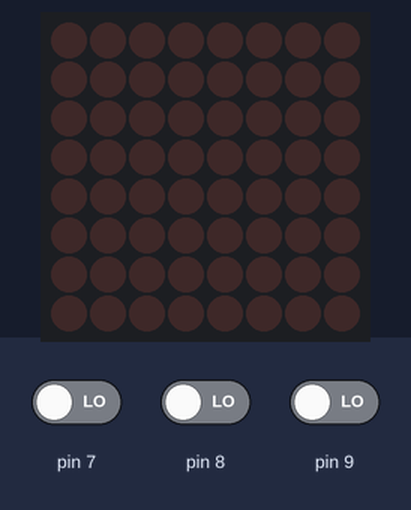
The sketch below on a simulated Arduino Uno, built with avr-gcc and run on an emulated ATmega328P. Shown: 8×8 LED matrix. The test bench sets the inputs (shaded band); at power-on: pin 7 LOW, pin 9 LOW, pin 8 LOW. What the sketch prints to the serial monitor is not drawn.

Above: at 1.2 s.
1.3 s: pin 7 driven HIGH
2.8 s: pin 9 driven HIGH
At 3.8 s:
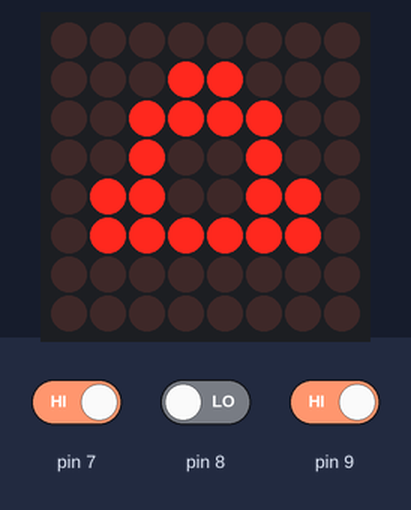
4.3 s: pin 8 driven HIGH
At 4.9 s:
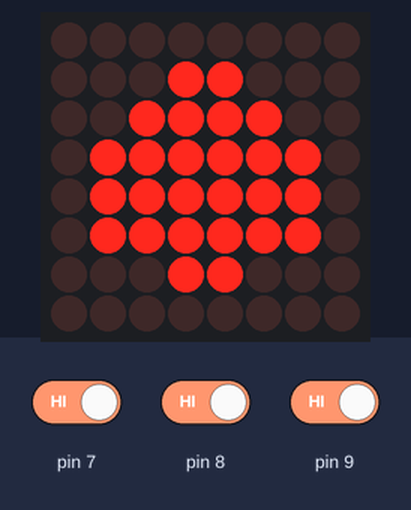
5.8 s: pin 7 driven LOW
At 7.1 s:
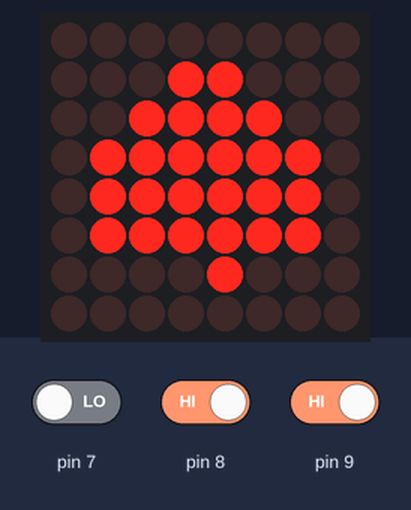
Timing chart, 0 to 7.8 s (numbered marks = the images above; inputs shaded):
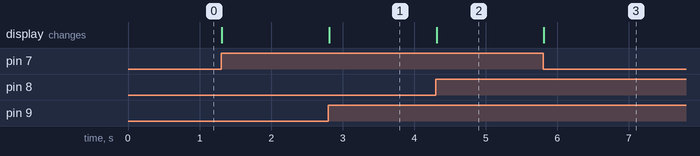

Measured:
- after the input at 2.8 s, the display: changes at once (image 1)
- after the input at 4.3 s, the display: changes at once (image 2)
- after the input at 5.8 s, the display: changes at once (image 3)

The sketch:

indicator.ino
```cpp
#include <LedControl.h>
LedControl matrice(12,11,10,1);


void setup() {
  // put your setup code here, to run once:
    Serial.begin(9600);
    matrice.shutdown(0, false);

    pinMode(7,INPUT);
    pinMode(8,INPUT);
    pinMode(9,INPUT);
   }


void loop() {
  // put your main code here, to run repeatedly:

    int boutongauche = digitalRead(7);
    int boutondroite = digitalRead(8);
    int boutonwarning = digitalRead(9);
    Serial.println(boutongauche);
    Serial.println(boutondroite);
    Serial.println(boutonwarning);
     if (boutongauche == 1){
        matrice.setLed(0, 1, 3, true);
        matrice.setLed(0, 2, 2, true);
        matrice.setLed(0, 2, 3, true);
        matrice.setLed(0, 3, 1, true);
        matrice.setLed(0, 3, 2, true);
        matrice.setLed(0, 3, 3, true);
        matrice.setLed(0, 3, 4, true);
        matrice.setLed(0, 3, 5, true);
        matrice.setLed(0, 3, 6, true);
        matrice.setLed(0, 4, 1, true);
        matrice.setLed(0, 4, 2, true);
        matrice.setLed(0, 4, 3, true);
        matrice.setLed(0, 4, 4, true);
        matrice.setLed(0, 4, 5, true);
        matrice.setLed(0, 4, 6, true);
        matrice.setLed(0, 5, 2, true);
        matrice.setLed(0, 5, 2, true);
        matrice.setLed(0, 6, 3, true);

        }
     if (boutongauche == 0){
        matrice.clearDisplay(0);  }
             if (boutondroite == 1){
        matrice.setLed(0, 1, 4, true);
        matrice.setLed(0, 2, 4, true);
        matrice.setLed(0, 2, 5, true);
        matrice.setLed(0, 3, 1, true);
        matrice.setLed(0, 3, 2, true);
        matrice.setLed(0, 3, 3, true);
        matrice.setLed(0, 3, 4, true);
        matrice.setLed(0, 3, 5, true);
        matrice.setLed(0, 3, 6, true);
        matrice.setLed(0, 4, 1, true);
        matrice.setLed(0, 4, 2, true);
        matrice.setLed(0, 4, 3, true);
        matrice.setLed(0, 4, 4, true);
        matrice.setLed(0, 4, 5, true);
        matrice.setLed(0, 4, 6, true);
        matrice.setLed(0, 5, 4, true);
        matrice.setLed(0, 5, 5, true);
        matrice.setLed(0, 6, 4, true);

        }
     if (boutondroite == 0){
        matrice.clearDisplay(0);  }
             if (boutonwarning == 1){
        matrice.setLed(0, 1, 3, true);
        matrice.setLed(0, 1, 4, true);
        matrice.setLed(0, 2, 2, true);
        matrice.setLed(0, 2, 3, true);
        matrice.setLed(0, 2, 4, true);
        matrice.setLed(0, 2, 5, true);
        matrice.setLed(0, 3, 2, true);
        matrice.setLed(0, 3, 5, true);
        matrice.setLed(0, 4, 1, true);
        matrice.setLed(0, 4, 2, true);
        matrice.setLed(0, 4, 5, true);
        matrice.setLed(0, 4, 6, true);
        matrice.setLed(0, 5, 1, true);
        matrice.setLed(0, 5, 2, true);
        matrice.setLed(0, 5, 3, true);
        matrice.setLed(0, 5, 4, true);
        matrice.setLed(0, 5, 5, true);
        matrice.setLed(0, 5, 6, true);


        }
     if (boutonwarning == 0){
        matrice.clearDisplay(0);  }
}
```
